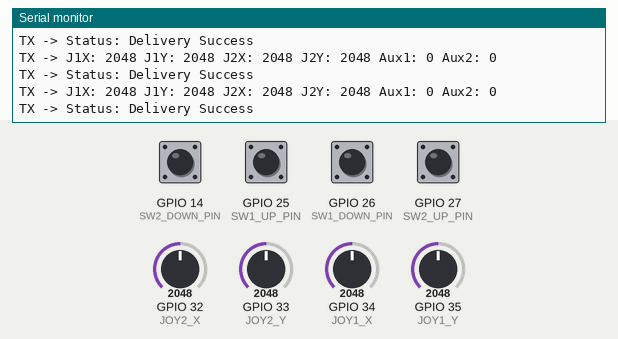
This sketch was run on a simulated ESP32. On the bench: the last lines printed to the serial monitor. The inputs (shaded band) are chosen by the test bench; at power-on: GPIO 14 (SW2_DOWN_PIN), GPIO 25 (SW1_UP_PIN), GPIO 26 (SW1_DOWN_PIN), GPIO 27 (SW2_UP_PIN) LOW, GPIO 32 (JOY2_X) = 2048, GPIO 33 (JOY2_Y) = 2048, GPIO 34 (JOY1_X) = 2048, GPIO 35 (JOY1_Y) = 2048.

Above: at 1.2 s.
1.3 s: GPIO 32 (JOY2_X) set to 2866
At 2.0 s:
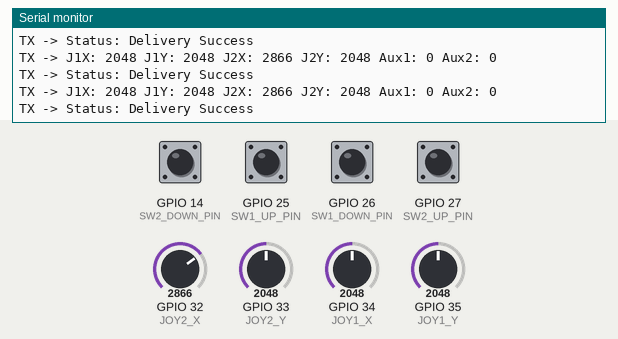
2.8 s: GPIO 33 (JOY2_Y) set to 2866
At 3.6 s:
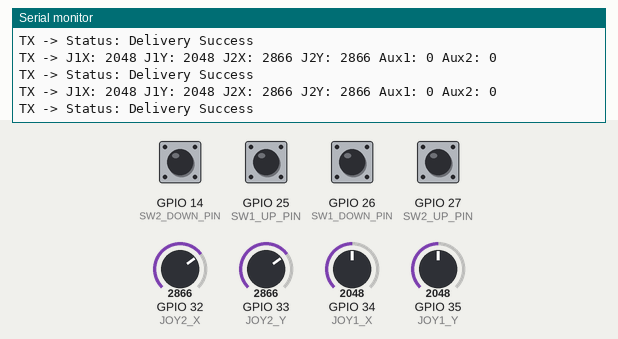
4.3 s: GPIO 34 (JOY1_X) set to 2866
At 5.4 s:
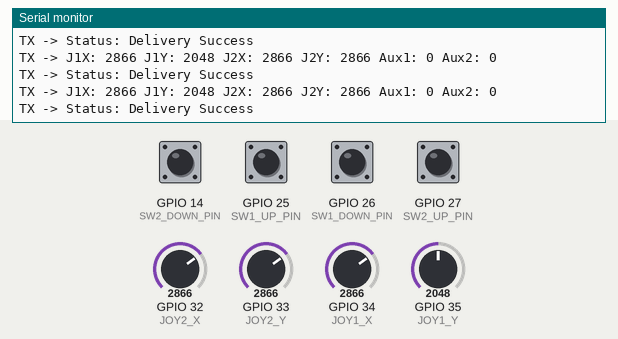
5.8 s: GPIO 35 (JOY1_Y) set to 2866
At 6.7 s:
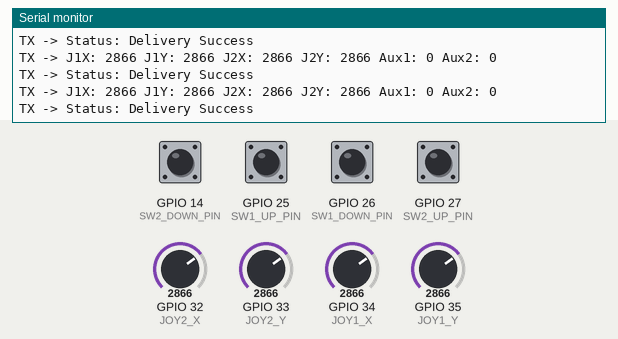

Measured:
- after the input at 1.3 s, the serial monitor: prints a new line at once (image 1)
- after the input at 2.8 s, the serial monitor: prints a new line at once (image 2)
- after the input at 4.3 s, the serial monitor: prints a new line at once (image 3)
- after the input at 5.8 s, the serial monitor: prints a new line at once (image 4)

The sketch:

For_Transmitter.ino
```cpp
#include <esp_now.h>
#include <WiFi.h>
#include "esp_wifi.h"   // required for esp_wifi_* functions

// ---------- Joystick pins ----------
#define JOY1_X 34
#define JOY1_Y 35
#define JOY2_X 32
#define JOY2_Y 33

// ---------- Switch pins (3.3V middle wiring) ----------
#define SW1_UP_PIN    25
#define SW1_DOWN_PIN  26
#define SW2_UP_PIN    27
#define SW2_DOWN_PIN  14

// ---------- Deadzone ----------
#define DEADZONE 34

// ---------- Data struct ----------
typedef struct struct_data {
  int16_t joy1X;
  int16_t joy1Y;
  int16_t joy2X;
  int16_t joy2Y;
  uint8_t aux1;
  uint8_t aux2;
} struct_data;

struct_data sendData;

// Calibration storage
int16_t j1x_center, j1y_center, j2x_center, j2y_center;

// Peer MAC (replace with RX MAC from serial monitor)
uint8_t rxMac[] = {0xFF, 0xFF, 0xFF, 0xFF, 0xFF, 0xFF};

// Send status callback (new API for ESP32 Arduino 3.x)
void OnDataSent(const esp_now_send_info_t *info, esp_now_send_status_t status) {
  Serial.print("TX -> Status: ");
  Serial.println(status == ESP_NOW_SEND_SUCCESS ? "Delivery Success" : "Delivery Fail");
}

// Apply deadzone
int16_t applyDeadzone(int16_t raw, int16_t center) {
  int16_t diff = raw - center;
  if (abs(diff) < DEADZONE) return center;
  return raw;
}

void setup() {
  Serial.begin(115200);

  // Joystick inputs
  pinMode(JOY1_X, INPUT);
  pinMode(JOY1_Y, INPUT);
  pinMode(JOY2_X, INPUT);
  pinMode(JOY2_Y, INPUT);

  // Switch inputs (3.3V center wiring → use INPUT, no pullups)
  pinMode(SW1_UP_PIN, INPUT);
  pinMode(SW1_DOWN_PIN, INPUT);
  pinMode(SW2_UP_PIN, INPUT);
  pinMode(SW2_DOWN_PIN, INPUT);

  // ESP-NOW init
  WiFi.mode(WIFI_STA);

  // Force long-range mode and max TX power (if supported)
  esp_wifi_set_protocol(WIFI_IF_STA, WIFI_PROTOCOL_11B | WIFI_PROTOCOL_11G | WIFI_PROTOCOL_11N | WIFI_PROTOCOL_LR);
  esp_wifi_set_max_tx_power(84); // 20 dBm

  if (esp_now_init() != ESP_OK) {
    Serial.println("Error initializing ESP-NOW");
    return;
  }

  esp_now_register_send_cb(OnDataSent);

  esp_now_peer_info_t peerInfo = {};
  memcpy(peerInfo.peer_addr, rxMac, 6);
  peerInfo.channel = 0;
  peerInfo.encrypt = false;
  if (esp_now_add_peer(&peerInfo) != ESP_OK) {
    Serial.println("Failed to add peer");
    return;
  }

  // Auto calibration of joystick centers
  j1x_center = analogRead(JOY1_X);
  j1y_center = analogRead(JOY1_Y);
  j2x_center = analogRead(JOY2_X);
  j2y_center = analogRead(JOY2_Y);

  Serial.println("TX ready with auto-calibration");
}

void loop() {
  // Read joysticks with deadzone
  sendData.joy1X = applyDeadzone(analogRead(JOY1_X), j1x_center);
  sendData.joy1Y = applyDeadzone(analogRead(JOY1_Y), j1y_center);
  sendData.joy2X = applyDeadzone(analogRead(JOY2_X), j2x_center);
  sendData.joy2Y = applyDeadzone(analogRead(JOY2_Y), j2y_center);

  // Switches (3.3V center logic)
  if (digitalRead(SW1_UP_PIN) == HIGH)        sendData.aux1 = 1;  // UP = 1300
  else if (digitalRead(SW1_DOWN_PIN) == HIGH) sendData.aux1 = 2;  // DOWN = 1700
  else                                        sendData.aux1 = 0;  // MID = 1500

  if (digitalRead(SW2_UP_PIN) == HIGH)        sendData.aux2 = 1;
  else if (digitalRead(SW2_DOWN_PIN) == HIGH) sendData.aux2 = 2;
  else                                        sendData.aux2 = 0;

  // Debug print
  Serial.print("TX -> ");
  Serial.print("J1X: "); Serial.print(sendData.joy1X);
  Serial.print(" J1Y: "); Serial.print(sendData.joy1Y);
  Serial.print(" J2X: "); Serial.print(sendData.joy2X);
  Serial.print(" J2Y: "); Serial.print(sendData.joy2Y);
  Serial.print(" Aux1: "); Serial.print(sendData.aux1);
  Serial.print(" Aux2: "); Serial.println(sendData.aux2);

  // Send data
  esp_now_send(rxMac, (uint8_t *)&sendData, sizeof(sendData));

  delay(20); // ~50Hz send rate
}
```
